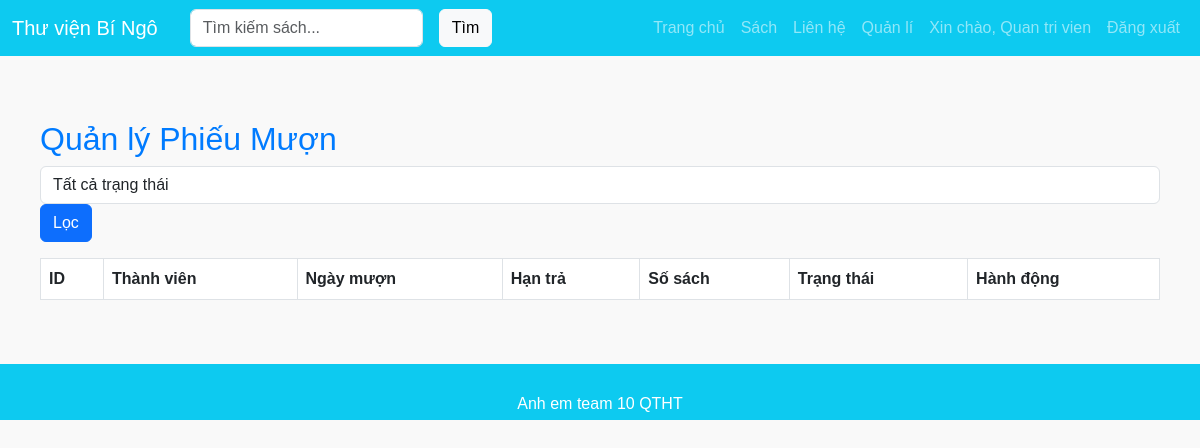
The app's page /admin/manage-borrows (signed in), older data.
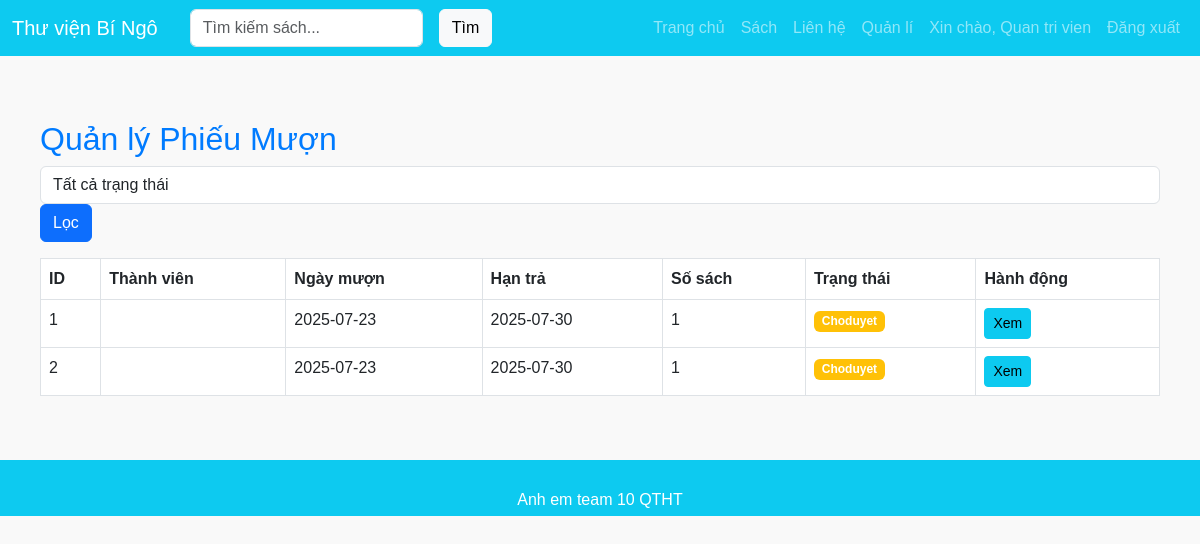
The same page, newer data.
### tables this page shows
CREATE TABLE `phieumuon` (
  `id` int(11) NOT NULL AUTO_INCREMENT,
  `id_thanhvien` int(11) NOT NULL,
  `tongtienphat` decimal(10,2) DEFAULT 0.00,
  `trangthai` enum('choduyet','dangmuon','datra','trathan','dahuy') DEFAULT 'choduyet',
  `phuongthucthanhtoan` varchar(50) DEFAULT NULL,
  `ghichu` text DEFAULT NULL,
  `ngaymuon` date NOT NULL,
  `hantra` date NOT NULL,
  `ngaytra` date DEFAULT NULL,
  `ngaytao` timestamp NOT NULL DEFAULT current_timestamp(),
  PRIMARY KEY (`id`),
  KEY `id_thanhvien` (`id_thanhvien`),
  CONSTRAINT `phieumuon_ibfk_1` FOREIGN KEY (`id_thanhvien`) REFERENCES `thanhvien` (`id`) ON DELETE CASCADE
);

### app/controllers/AdminController.php (called while the page is built, shortened)
<?php
require_once __DIR__ . '/../models/Borrow.php';
require_once __DIR__ . '/../models/BorrowDetail.php';
class AdminController
{
    public function manageBorrows()
    {
        $status  = $_GET['status'] ?? null;
        $borrows = Borrow::getAll($status);
        include_once __DIR__ . '/../views/admin/manage-borrows.php';
    }
}
?>

### public/index.php (called while the page is built)
<?php
require_once __DIR__ . '/../routes/web.php';
?>

### app/models/Borrow.php (called while the page is built, shortened)
<?php
require_once __DIR__ . '/../../app/models/BorrowDetail.php';
class Borrow {
    public function __construct($data) {
        $this->trangthai = $data['trangthai'] ?? 'choduyet';
        $this->ngaymuon = $data['ngaymuon'] ?? date('Y-m-d');
        $this->hantra = $data['hantra'] ?? date('Y-m-d', strtotime('+14 days'));
        $this->chitiet = $data['chitiet'] ?? [];
    }
public static function getAll($status = null) {
    $db = Database::getInstance()->getConnection();
    $sql = "SELECT pm.*, tv.hoten as ten_thanhvien
            FROM phieumuon pm
            JOIN thanhvien tv ON pm.id_thanhvien = tv.id";
    $sql .= " ORDER BY pm.ngaymuon DESC";
    $stmt = $db->prepare($sql);
    $stmt->execute();
    $rows = $stmt->fetchAll(PDO::FETCH_ASSOC);
    $borrows = [];
    foreach ($rows as $row) {
        $row['chitiet'] = BorrowDetail::getByBorrowId($row['id']);
        $borrow = new Borrow($row);
        $borrow->id = $row['id'];
        $borrow->ngaytao = $row['ngaytao'];
        $borrows[] = $borrow;
    }
    return $borrows;
}
}
?>

### app/models/BorrowDetail.php (called while the page is built, shortened)
<?php
class BorrowDetail {
    public static function getByBorrowId($borrowId) {
        $db = Database::getInstance()->getConnection();
        $sql = "SELECT cm.*, s.tensach, s.anhbia
                FROM chitietmuon cm
                JOIN sach s ON cm.id_sach = s.id
                WHERE cm.id_phieumuon = ?";
        $stmt = $db->prepare($sql);
        $stmt->execute([$borrowId]);
        return $stmt->fetchAll(PDO::FETCH_ASSOC);
    }
}
?>

### app/views/admin/manage-borrows.php (the view, shortened to what this page needs)
<?php include __DIR__ . '/../layouts/header.php'; ?>
<div class="container">
    <h2>Quản lý Phiếu Mượn</h2>
    <div class="mb-3">
        <form method="get" class="form-inline">
            <select name="status" class="form-control mr-2">
                <option value="">Tất cả trạng thái</option>
            </select>
            <button type="submit" class="btn btn-primary">Lọc</button>
        </form>
    </div>
    <table class="table table-bordered">
        <thead>
            <tr>
                <th>ID</th>
                <th>Thành viên</th>
                <th>Ngày mượn</th>
                <th>Hạn trả</th>
                <th>Số sách</th>
                <th>Trạng thái</th>
                <th>Hành động</th>
            </tr>
        </thead>
        <tbody>
            <?php foreach ($borrows as $borrow): ?>
            <tr>
                <td><?= $borrow->id ?></td>
                <td><?= htmlspecialchars($borrow->ten_thanhvien) ?></td>
                <td><?= $borrow->ngaymuon ?></td>
                <td><?= $borrow->hantra ?></td>
                <td><?= count($borrow->chitiet) ?></td>
                <td>
                    <span class="badge <?= [
                        'choduyet' => 'bg-warning',
                        'dangmuon' => 'bg-info',
                        'datra' => 'bg-success',
                        'trathan' => 'bg-danger'
                    ][$borrow->trangthai] ?? 'bg-secondary' ?>">
                        <?= ucfirst($borrow->trangthai) ?>
                    </span>
                </td>
                <td>
                    <a href="/admin/manage-borrows/view?id=<?= $borrow->id ?>" class="btn btn-info btn-sm">Xem</a>
                </td>
            </tr>
            <?php endforeach; ?>
        </tbody>
    </table>
</div>
<?php include __DIR__ . '/../layouts/footer.php'; ?>

Row changes from the older to the newer data that the page shows:
added phieumuon: id "1", ngaymuon "2025-07-23", hantra "2025-07-30", count($borrow->chitiet) "1", trangthai "Choduyet"
added phieumuon: id "2", ngaymuon "2025-07-23", hantra "2025-07-30", count($borrow->chitiet) "1", trangthai "Choduyet"
